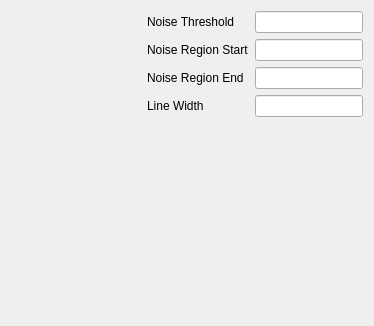
          <widget class="QWidget" name="noiseFilteringTab">
           <layout class="QGridLayout" name="gridLayout_15">
            <item row="0" column="0">
             <spacer name="horizontalSpacer_8">
              <property name="orientation">
               <enum>Qt::Horizontal</enum>
              </property>
              <property name="sizeHint" stdset="0">
               <size>
                <width>136</width>
                <height>20</height>
               </size>
              </property>
             </spacer>
            </item>
            <item row="0" column="1">
             <layout class="QHBoxLayout" name="horizontalLayout_45">
              <item>
               <layout class="QVBoxLayout" name="verticalLayout_16">
                <item>
                 <widget class="QLabel" name="label_59">
                  <property name="text">
                   <string>Noise Threshold</string>
                  </property>
                 </widget>
                </item>
                <item>
                 <widget class="QLabel" name="label_60">
                  <property name="text">
                   <string>Noise Region Start</string>
                  </property>
                 </widget>
                </item>
                <item>
                 <widget class="QLabel" name="label_61">
                  <property name="text">
                   <string>Noise Region End</string>
                  </property>
                 </widget>
                </item>
                <item>
                 <widget class="QLabel" name="label_62">
                  <property name="text">
                   <string>Line Width</string>
                  </property>
                 </widget>
                </item>
               </layout>
              </item>
              <item>
               <layout class="QVBoxLayout" name="verticalLayout_15">
                <item>
                 <widget class="QLineEdit" name="noiseThresholdLE"/>
                </item>
                <item>
                 <widget class="QLineEdit" name="noiseRegionStartLE"/>
                </item>
                <item>
                 <widget class="QLineEdit" name="noiseRegionEndLE"/>
                </item>
                <item>
                 <widget class="QLineEdit" name="thLineWidthLE"/>
                </item>
               </layout>
              </item>
             </layout>
            </item>
            <item row="1" column="1">
             <spacer name="verticalSpacer_6">
              <property name="orientation">
               <enum>Qt::Vertical</enum>
              </property>
              <property name="sizeHint" stdset="0">
               <size>
                <width>20</width>
                <height>198</height>
               </size>
              </property>
             </spacer>
            </item>
           </layout>
          </widget>
